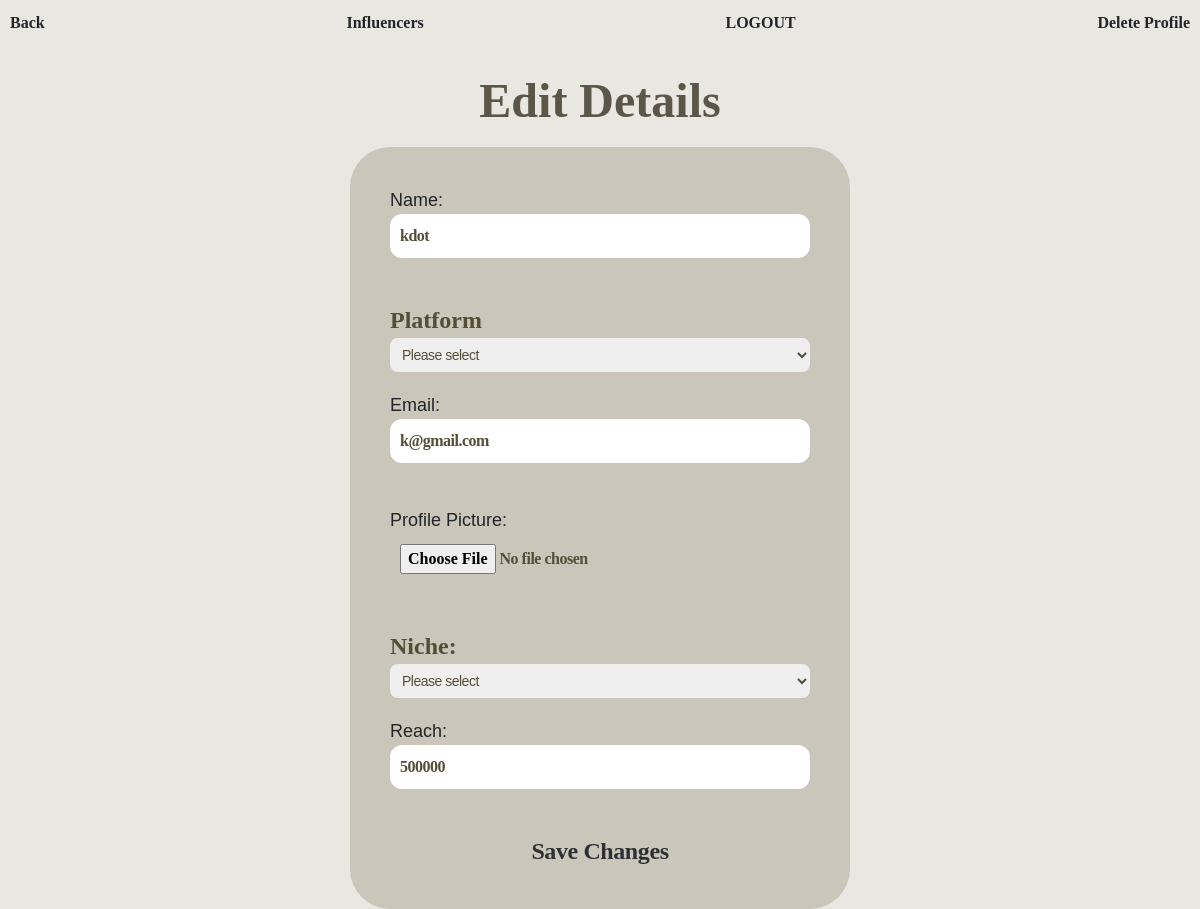
/influencer/editInfluencer/1 (signed in), run on an earlier commit of the app's database.
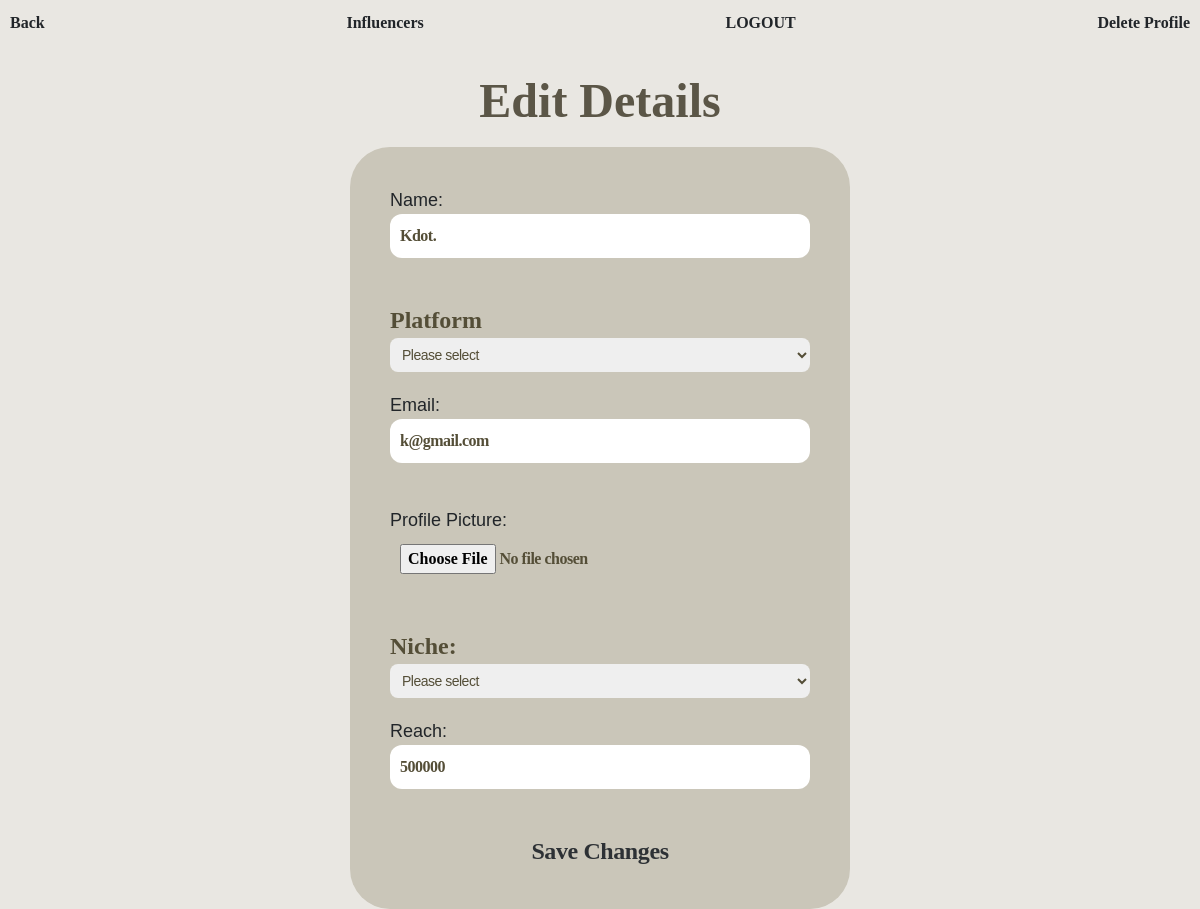
And on a later commit of the database.
### website/models.py (models this page shows)
class Influencer(db.Model, UserMixin):
    __tablename__ = 'influencer'
    id = db.Column(db.Integer, primary_key=True)
    name = db.Column(db.String(150), nullable=False)
    email = db.Column(db.String(150), nullable=False)
    profile_picture = db.Column(db.String(100), nullable=False)
    niche = db.Column(db.String(100), nullable=False)
    reach = db.Column(db.Integer, nullable=False)
    user_id = Column(Integer, ForeignKey('user.id'), nullable=False)
    platform= db.Column(db.String(100), nullable=False)

### website/influencer.py (the view, shortened to what this page needs)
@influencer.route('/editInfluencer/<int:influencer_id>', methods=['GET', 'POST'])
@role_required('Influencer')
@login_required
def editInfluencer(influencer_id):
    influencer = Influencer.query.get_or_404(influencer_id)
    return render_template('Influencer/editInfluencer.html', influencer=influencer)

### website/__init__.py (called while the page is built)
def create_app():
    app = Flask(__name__)
    app.config['SECRET_KEY'] = 'idkra&w'
    app.config['UPLOAD_FOLDER'] = 'website/static/uploads'
    app.config['SQLALCHEMY_DATABASE_URI'] = f'sqlite:///{DB_NAME}'
    db.init_app(app)
    from .views import views
    from .sponsor import sponsor
    from .admin import admin
    from .influencer import influencer
    app.register_blueprint(views, url_prefix='/')
    app.register_blueprint(admin, url_prefix='/admin')
    app.register_blueprint(sponsor, url_prefix='/sponsor')
    app.register_blueprint(influencer, url_prefix='/influencer')
    from .models import User
    with app.app_context():
        db.create_all()
    login_manager = LoginManager()
    login_manager.login_view = 'views.login'
    login_manager.init_app(app)
    @login_manager.user_loader
    def load_user(id):
        return User.query.get(int(id))
    return app

### website/auth.py (called while the page is built)
def role_required(role):
    def decorator(f):
        @wraps(f)
        def decorated_function(*args, **kwargs):
            if current_user.role != role:
                abort(403)
            return f(*args, **kwargs)
        return decorated_function
    return decorator

### website/templates/Influencer/editInfluencer.html (shortened to what this page needs)
{% extends "base.html" %} {% block body_class %} influencer {% endblock %} {%
block content %}
<div class="navbar">
  <a
    class="text-center mb-8 heading1 link"
    href="{{ url_for('influencer.dashboard') }}"
  >
    Back
  </a>
  <h1 class="text-center mb-8 heading1">Influencers</h1>
  <a class="text-center mb-8 heading1 link" href="{{ url_for('views.logout') }}"
    >LOGOUT</a
  >
  <form
    action="{{ url_for('influencer.deleteInfluencer', influencer_id=influencer.id) }}"
    method="POST"
    onsubmit="return confirm('Are you sure you want to delete your profile?');"
  >
    <button class="heading1 link" type="submit">
      Delete Profile
    </button>
  </form>
</div>
<h1 class="cc text-center">Edit Details</h1>
<form method="POST" class="influForm1" enctype="multipart/form-data">
  <label for="name">Name:</label>
  <input
    type="text"
    id="name"
    name="name"
    value="{{ influencer.name }}"
    required
  /><br />
  <label class="heading4" for="platform">Platform</label>
  <select
    name="platform"
    value="{{ influencer.platform }}"
    id="platform"
    class="w-10 mb-4 rounded-lg p-2"
  >
    <option value="">Please select</option>
  </select>
  <label for="email">Email:</label>
  <input
    type="email"
    id="email"
    name="email"
    value="{{ influencer.email }}"
    required
  /><br />
  <label for="profile_picture">Profile Picture:</label>
  <input
    value="{{ influencer.profile_picture }}"
    type="file"
    id="profile_picture"
    name="profile_picture"
  /><br />
  <label class="heading4" for="niche">Niche:</label>
  <select
    value="{{ influencer.niche }}"
    id="niche"
    name="niche"
    class="w-10 mb-4 rounded-lg p-2"
  >
    <option value="">Please select</option>
  </select>
  <label for="reach">Reach:</label>
  <input
    type="number"
    id="reach"
    name="reach"
    value="{{ influencer.reach }}"
    required
  /><br />
  <button class="btn btn-primary md1" type="submit">Save Changes</button>
</form>
{% endblock %}

What changed in the data, as far as the page shows it:
changed Influencer "Please select": name "kdot" → "Kdot."
